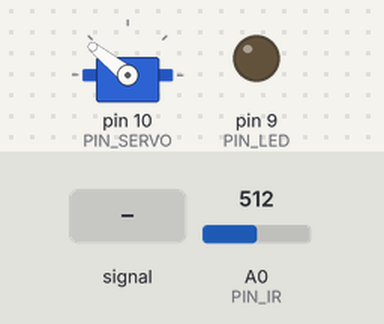
A sketch run on a simulated Arduino Uno, built with avr-gcc and run on an emulated ATmega328P. Parts: servo, output pins drawn as LEDs (lit = HIGH). Inputs (shaded band) come from the test bench; at power-on: A0 (PIN_IR) = 512. What the sketch prints to the serial monitor is not drawn.

Above: at 1.2 s.
1.3 s: A0 (PIN_IR) fed a 200 Hz sine of ±81 counts around its level
4.3 s: A0 (PIN_IR) set to 245
At 5.7 s:
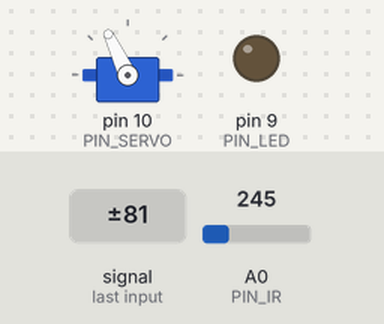
6.0 s: A0 (PIN_IR) set to 122
At 7.5 s:
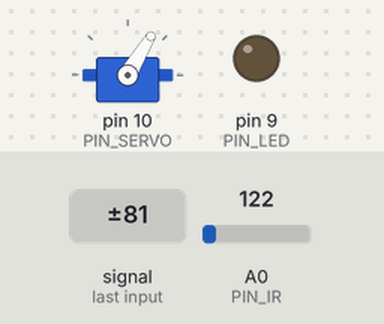
7.8 s: A0 (PIN_IR) set to 0
Timing chart, 0 to 10.8 s (numbered marks = the images above; inputs shaded):
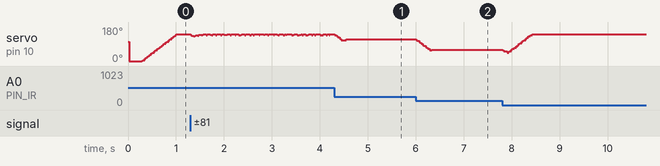

The sketch:

Pcontrol.ino
```cpp
#include <Servo.h>


/////////////////////////////
// Configurable parameters //
/////////////////////////////


// Arduino pin assignment
#define PIN_LED 9                            // [1234] LED를 아두이노의 GPIO 9번 핀에 연결
#define PIN_SERVO 10                //[3152] 서보모터를 아두이노의 10번 핀에 연결
#define PIN_IR A0                        //[3158] IR센서를 아두이노의 A0 핀에 연결


// Framework setting
#define _DIST_TARGET 255  //[3166]목표로 하는 탁구공 중심 위치까지 거리255mm로 고정
#define _DIST_MIN 10                       //[3164] 최소 측정 거리 10mm로 고정
#define _DIST_MAX 410   // [3401] 측정 거리의 최댓값를 410mm로 설정


// Distance sensor
#define _DIST_ALPHA 0.35  // [3162] ema 필터의 alpha 값을 0.0으로 설정
#define LENGTH 30
#define k_LENGTH 8

// Servo range
#define _DUTY_MIN 1000                 //[3148]  서보의 가동 최소 각도(0)
#define _DUTY_NEU 1600                //[3150] servo neutral position (90 degree)
#define _DUTY_MAX 2000                // [3169] 서보의 최대 가동 각도(180º)


// Servo speed control
#define _SERVO_ANGLE 30        //[3159] 서보의 각도(30º) //[3150] 레일플레이트가 사용자가 원하는 가동범위를 움직일때, 이를 움직이게 하는 서보모터의 가동범위
#define _SERVO_SPEED 60            //[3147]  서보 속도를 30으로 설정


// Event periods
#define _INTERVAL_DIST 20         // [3153] Distance Sensing을 20(ms) 마다 실행한다.
#define _INTERVAL_SERVO 20 // [3401] 서보를 20ms마다 조작하기
#define _INTERVAL_SERIAL 100  // [3151] 시리얼 0.1초 마다 업데이트


// PID parameters
#define _KP 2.5                         // [3158] 비례상수 설정
#define _KD 85.0


//////////////////////
// global variables //
//////////////////////


// Servo instance
Servo myservo;        // [3153] Servo를 제어할 Object를 생성해 준다
// Distance sensor
float dist_target; // location to send the ball
float dist_raw;
int iter;
float dist_ema = 0.0;    //[3160] 실제 거리측정값과 ema필터를 적용한 값을 저장할 변수
float dist_list[LENGTH], sum, alpha;
int a, b;


// Event periods
unsigned long last_sampling_time_dist, last_sampling_time_servo, last_sampling_time_serial; // [3162] 거리, 서보, 시리얼에 대한 마지막 샘플링 시간을 나타내는 변수
bool event_dist, event_servo, event_serial; // [5283] 거리센서, 서보, 시리얼 모니터의 발생을 지시하는 변수


// Servo speed control
int duty_chg_per_interval;    //[3167] 주기동안 duty 변화량 변수
int duty_target, duty_curr;    // [3157] 서보의 목표위치와 서보에 실제로 입력할 위치


// PID variables
float error_curr, error_prev, control, pterm, dterm, iterm; // [3401] 비례 제어를 위한 전에 측정한 오차, 새로 측정한 오차 값, 비례항, 적분항, 미분항 변수


void setup() {
// initialize GPIO pins for LED and attach servo
  pinMode(PIN_LED, OUTPUT);  // [3155] LED 핀 설정
  myservo.attach(PIN_SERVO);  // [3155] Servo 핀 설정

  myservo.writeMicroseconds(_DUTY_NEU);
// initialize global variables
  last_sampling_time_dist = last_sampling_time_servo = last_sampling_time_serial = 0; // [3155] 샘플링 시각 기록 변수 초기화
  event_dist = event_servo = event_serial = false;  // [3155] 이벤트 bool값 초기화
  dist_target = _DIST_TARGET; // [3147] 목표지점 변수 초기화

  a = 69;
  b = 360;
  alpha = _DIST_ALPHA;


// move servo to neutral position
   // [3147] 서보를 중간으로 이동
// initialize serial port
    Serial.begin(57600);                          // [3169] 57600 보드레이트로 아두이노와 통신
// convert angle speed into duty change per interval.
  duty_chg_per_interval = int((_DUTY_MAX - _DUTY_MIN) * (_SERVO_SPEED / _SERVO_ANGLE) * (float(_INTERVAL_SERVO) / 1000.0));   //[3159] 서보 각속도에 맞추어 센서 인식 간격 변경? [3150] 서보의 각속도를 원하는 Angle로 나누어 interval을 설정한다.
}


void loop() {
/////////////////////
// Event generator // [3155] 설정된 주기마다 이벤트 생성
/////////////////////
unsigned long time_curr = millis();
  if(time_curr >= last_sampling_time_dist + _INTERVAL_DIST) {
        last_sampling_time_dist += _INTERVAL_DIST;
        event_dist = true;
  }
  if(time_curr >= last_sampling_time_servo + _INTERVAL_SERVO) {
        last_sampling_time_servo += _INTERVAL_SERVO;
        event_servo = true;
  }
  if(time_curr >= last_sampling_time_serial + _INTERVAL_SERIAL) {
        last_sampling_time_serial += _INTERVAL_SERIAL;
        event_serial = true;
  }


////////////////////
// Event handlers //
////////////////////


  if(event_dist) {
     event_dist = false;
  // get a distance reading from the distance sensor
      dist_raw = ir_distance_filter();

  // PID control logic
    error_curr = _DIST_TARGET - dist_raw; // [3158] 목표값 에서 현재값을 뺀 값이 오차값
    dterm = _KD * (error_curr - error_prev);
    pterm = _KP * error_curr;
    control = pterm + dterm;


  // duty_target = f(duty_neutral, control)
    duty_target = _DUTY_NEU + control;


  // keep duty_target value within the range of [_DUTY_MIN, _DUTY_MAX]
    if (duty_target < _DUTY_MIN) {
      duty_target = _DUTY_MIN;  // duty_target < _DUTY_MIN 일 때 duty_target 를 _DUTY_MIN 로 고정
   } else if (duty_target > _DUTY_MAX) {
       duty_target = _DUTY_MAX; // duty_target > _DUTY_MAX 일 때 duty_target 를 _DUTY_MAX 로 고정
    }  // [3153] [_DUTY_MIN, _DUTY_MAX] 로 서보의 가동범위를 고정하기 위한 최소한의 안전장치

    error_prev = error_curr;
  }

  if(event_servo) {
    event_servo = false; // [3153] servo EventHandler Ticket -> false
    // adjust duty_curr toward duty_target by duty_chg_per_interval
    if(duty_target > duty_curr) {
      duty_curr += duty_chg_per_interval;
      if(duty_curr > duty_target) duty_curr = duty_target;
    }
    else {
      duty_curr -= duty_chg_per_interval;
      if(duty_curr < duty_target) duty_curr = duty_target;
    }       //[3166] 서보가 현재위치에서 목표위치에 도달할 때까지 duty_chg_per_interval값 마다 움직임(duty_curr에 duty_chg_per_interval값 더하고 빼줌)

    // update servo position
    myservo.writeMicroseconds(duty_curr);   //[3166]위에서 바뀐 현재위치 값을 갱신
  }

  if(event_serial) {
    event_serial = false; // [3153] serial EventHandler Ticket -> false
    Serial.print("filtered_dist:");
    Serial.print(dist_raw);
    Serial.print(",pterm:");
    Serial.print(map(pterm,-1000,1000,510,610));
    Serial.print(",dterm:");
    Serial.print(map(dterm,-1000,1000,510,610));
    Serial.print(",duty_target:");
    Serial.print(map(duty_target,900,2000,400,510));
    Serial.print(",duty_curr:");
    Serial.print(map(duty_curr,1000,2000,410,510));
    Serial.print(",duty_chg_per_interval:");
    Serial.print(duty_chg_per_interval);
    Serial.println(",Min:100,Low:200,dist_target:255,High:310,Max:410");
  }
}


float ir_distance(void){ // return value unit: mm
  float val;
  float volt = float(analogRead(PIN_IR));
  val = ((6762.0/(volt-9.0))-4.0) * 10.0;
  return val;                                        //[3150] 적외선 센서를 통해 거리를 return시킨다.
}

float ir_distance_filter(void){
  sum = 0;
  iter = 0;
  while(iter < LENGTH){
    dist_list[iter] = 100 + 300.0 / (b - a) * (ir_distance() - a);
    sum += dist_list[iter];
    iter++;
  }

  for (int i = 0; i < LENGTH - 1; i++) {
    for (int j = i+1; j < LENGTH; j++){
      if(dist_list[i] > dist_list[j]){
        float tmp = dist_list[i];
        dist_list[i] = dist_list[j];
        dist_list[j] = tmp;
      }
    }
  }

  for(int i=0; i<k_LENGTH; i++){
    sum -= dist_list[i];
  }
  for(int i = 1; i <= k_LENGTH; i++){
    sum = dist_list[LENGTH-i];
  }

  float dist_cali = sum / (LENGTH - 2 * k_LENGTH);
  dist_ema = alpha * dist_cali + (1 - alpha)*dist_ema;
  return dist_ema * 10;
}
```
